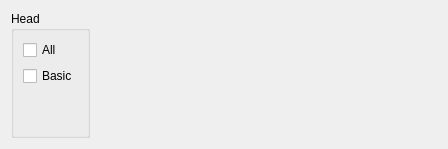
       <widget class="QWidget" name="head">
        <layout class="QHBoxLayout" name="horizontalLayout_26">
         <item>
          <widget class="QGroupBox" name="groupBox_18">
           <property name="title">
            <string>Head</string>
           </property>
           <property name="alignment">
            <set>Qt::AlignLeading|Qt::AlignLeft|Qt::AlignTop</set>
           </property>
           <layout class="QVBoxLayout" name="verticalLayout_21">
            <item>
             <widget class="QCheckBox" name="checkBox_327">
              <property name="text">
               <string>All</string>
              </property>
             </widget>
            </item>
            <item>
             <widget class="QCheckBox" name="checkBox_54">
              <property name="text">
               <string>Basic</string>
              </property>
             </widget>
            </item>
            <item>
             <spacer name="verticalSpacer_64">
              <property name="orientation">
               <enum>Qt::Vertical</enum>
              </property>
              <property name="sizeHint" stdset="0">
               <size>
                <width>20</width>
                <height>40</height>
               </size>
              </property>
             </spacer>
            </item>
           </layout>
          </widget>
         </item>
         <item>
          <spacer name="horizontalSpacer_12">
           <property name="orientation">
            <enum>Qt::Horizontal</enum>
           </property>
           <property name="sizeHint" stdset="0">
            <size>
             <width>347</width>
             <height>20</height>
            </size>
           </property>
          </spacer>
         </item>
        </layout>
       </widget>
